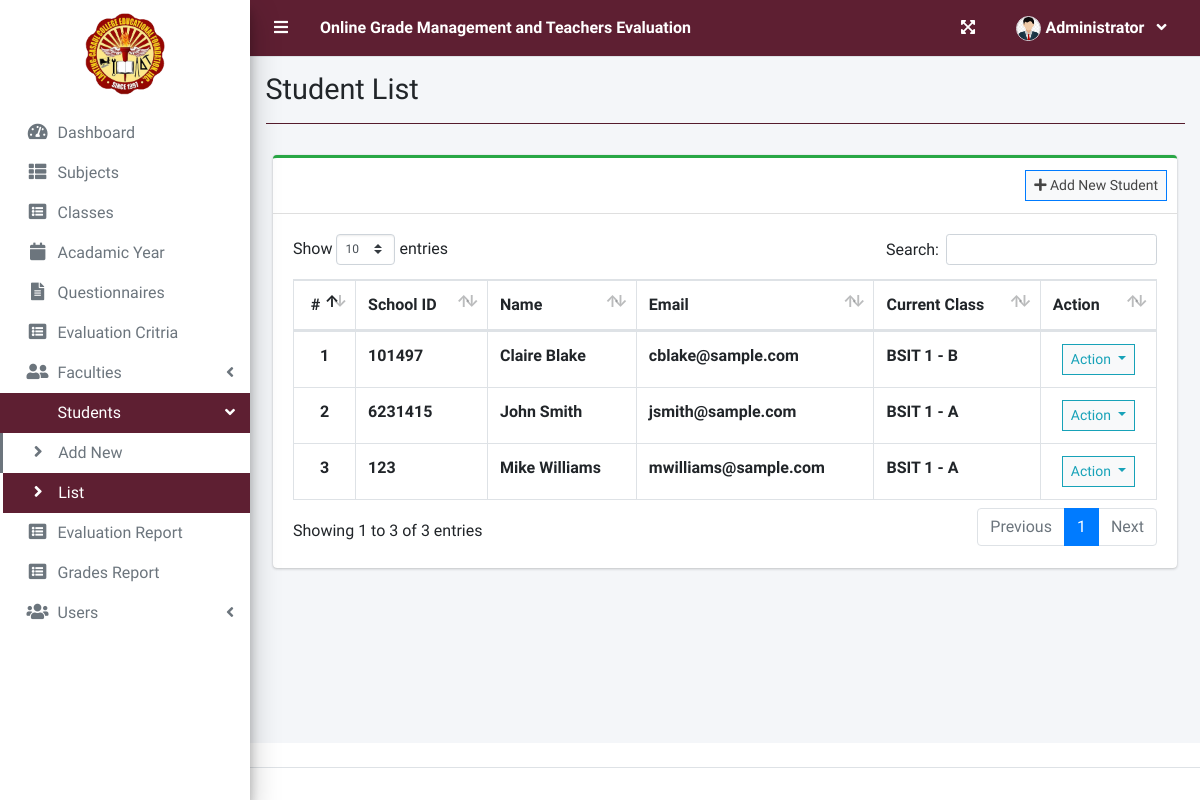
The app's page /index.php?page=student_list (signed in) with its own data.
### tables this page shows
CREATE TABLE `student_list` (
  `id` int(30) NOT NULL,
  `school_id` varchar(100) NOT NULL,
  `firstname` varchar(200) NOT NULL,
  `lastname` varchar(200) NOT NULL,
  `email` varchar(200) NOT NULL,
  `password` text NOT NULL,
  `class_id` int(30) NOT NULL,
  `avatar` text NOT NULL DEFAULT 'no-image-available.png',
  `date_created` datetime NOT NULL DEFAULT current_timestamp()
);

### admin/student_list.php (the view, shortened to what this page needs)
<?php include'db_connect.php' ?>
<div class="col-lg-12">
	<div class="card card-outline card-success">
		<div class="card-header">
			<div class="card-tools">
				<a class="btn btn-block btn-sm btn-default btn-flat border-primary" href="./index.php?page=new_student"><i class="fa fa-plus"></i> Add New Student</a>
			</div>
		</div>
		<div class="card-body">
			<table class="table tabe-hover table-bordered" id="list">
				<thead>
					<tr>
						<th class="text-center">#</th>
						<th>School ID</th>
						<th>Name</th>
						<th>Email</th>
						<th>Current Class</th>
						<th>Action</th>
					</tr>
				</thead>
				<tbody>
					<?php
					$i = 1;
					$class= array();
					$classes = $conn->query("SELECT id,concat(curriculum,' ',level,' - ',section) as `class` FROM class_list");
					while($row=$classes->fetch_assoc()){
						$class[$row['id']] = $row['class'];
					}
					$qry = $conn->query("SELECT *,concat(firstname,' ',lastname) as name FROM student_list order by concat(firstname,' ',lastname) asc");
					while($row= $qry->fetch_assoc()):
					?>
					<tr>
						<th class="text-center"><?php echo $i++ ?></th>
						<td><b><?php echo $row['school_id'] ?></b></td>
						<td><b><?php echo ucwords($row['name']) ?></b></td>
						<td><b><?php echo $row['email'] ?></b></td>
						<td><b><?php echo isset($class[$row['class_id']]) ? $class[$row['class_id']] : "N/A" ?></b></td>
						<td class="text-center">
							<button type="button" class="btn btn-default btn-sm btn-flat border-info wave-effect text-info dropdown-toggle" data-toggle="dropdown" aria-expanded="true">
		                      Action
		                    </button>
						</td>
					</tr>
				<?php endwhile; ?>
				</tbody>
			</table>
		</div>
	</div>
</div>

### index.php (shortened to what this page needs)
<!DOCTYPE html>
<html lang="en">
<?php
	include 'header.php'
?>
<body class="hold-transition sidebar-mini layout-fixed layout-navbar-fixed layout-footer-fixed">
<div class="wrapper">
  <?php include 'topbar.php' ?>
  <?php include $_SESSION['login_view_folder'].'sidebar.php' ?>
  <div class="content-wrapper">
    <div class="content-header">
      <div class="container-fluid">
        <div class="row mb-2">
          <div class="col-sm-6">
            <h1 class="m-0"><?php echo $title ?></h1>
          </div>
        </div>
            <hr style="border-color: #551C2D;">
      </div>
    </div>
    <section class="content">
      <div class="container-fluid">
         <?php
            $page = isset($_GET['page']) ? $_GET['page'] : 'home';
            if(!file_exists($_SESSION['login_view_folder'].$page.".php")){
                include '404.html';
            }else{
            include $_SESSION['login_view_folder'].$page.'.php';
            }
          ?>
      </div>
    </section>
  </div>
  <footer class="main-footer">
  </footer>
</div>
</body>
</html>

### header.php (shortened to what this page needs)
<head>
  <?php
  $title = isset($_GET['page']) ? ucwords(str_replace("_", ' ', $_GET['page'])) : "Home";
  ?>
  <link rel="stylesheet" href="assets/plugins/fontawesome-free/css/all.min.css">
  <link rel="stylesheet" href="https://code.ionicframework.com/ionicons/2.0.1/css/ionicons.min.css">
  <link rel="stylesheet" href="assets/plugins/overlayScrollbars/css/OverlayScrollbars.min.css">
  <link rel="stylesheet" href="assets/plugins/datatables-bs4/css/dataTables.bootstrap4.min.css">
  <link rel="stylesheet" href="assets/plugins/datatables-responsive/css/responsive.bootstrap4.min.css">
  <link rel="stylesheet" href="assets/plugins/datatables-buttons/css/buttons.bootstrap4.min.css">
  <link rel="stylesheet" href="assets/plugins/select2/css/select2.min.css">
  <link rel="stylesheet" href="assets/plugins/select2-bootstrap4-theme/select2-bootstrap4.min.css">
  <link rel="stylesheet" href="assets/plugins/sweetalert2-theme-bootstrap-4/bootstrap-4.min.css">
  <link rel="stylesheet" href="assets/plugins/jquery-ui/jquery-ui.min.css">
  <link rel="stylesheet" href="assets/plugins/toastr/toastr.min.css">
  <link rel="stylesheet" href="assets/plugins/dropzone/min/dropzone.min.css">
  <link rel="stylesheet" href="assets/dist/css/jquery.datetimepicker.min.css">
  <link rel="stylesheet" href="assets/plugins/icheck-bootstrap/icheck-bootstrap.min.css">
  <link rel="stylesheet" href="assets/plugins/bootstrap4-toggle/css/bootstrap4-toggle.min.css">
  <link rel="stylesheet" href="assets/dist/css/adminlte.min.css">
  <link rel="stylesheet" href="assets/dist/css/styles.css">
  <link rel="stylesheet" href="assets/plugins/summernote/summernote-bs4.min.css">
</head>

### topbar.php (shortened to what this page needs)
<nav class="main-header navbar navbar-expand" style="background-color: #5E1F32;">
  <ul class="navbar-nav">
    <?php if(isset($_SESSION['login_id'])): ?>
    <li class="nav-item">
      <a class="nav-link" data-widget="pushmenu" href="" role="button"><i class="fas fa-bars"></i></a>
    </li>
  <?php endif; ?>
    <li>
      <a class="nav-link text-white"  href="./" role="button"> <large><b>Online Grade Management and Teachers Evaluation</b></large></a>
    </li>
  </ul>
  <ul class="navbar-nav ml-auto">
    <li class="nav-item">
      <a class="nav-link" data-widget="fullscreen" href="#" role="button">
        <i class="fas fa-expand-arrows-alt"></i>
      </a>
    </li>
   <li class="nav-item dropdown">
          <a class="nav-link"  data-toggle="dropdown" aria-expanded="true" href="javascript:void(0)">
            <span>
              <div class="d-felx badge-pill">
                <span class=""><img src="assets/uploads/<?php echo $_SESSION['login_avatar'] ?>" alt="" class="user-img border "></span>
                <span><b><?php echo ucwords($_SESSION['login_firstname']) ?></b></span>
                <span class="fa fa-angle-down ml-2"></span>
              </div>
            </span>
          </a>
    </li>
  </ul>
</nav>

### admin/sidebar.php (shortened to what this page needs)
<aside class="main-sidebar  elevation-4" style="background-color: white;">
  <div class="dropdown">
 	<a href="./" class="brand-link h-auto">
      <div class="text-center p-0 m-0">
        <img src="img/1000001215 (2).webp" alt="" width="80">
      </div>
  </a>
  </div>
  <div class="sidebar">
    <nav class="" style="margin-top: 60px">
      <ul class="nav nav-pills nav-sidebar flex-column nav-flat" data-widget="treeview" role="menu" data-accordion="false">
       <li class="nav-item dropdown">
          <a href="./" class="nav-link nav-home">
            <i class="nav-icon fas fa-tachometer-alt"></i>
            <p>
              Dashboard
            </p>
          </a>
        </li>
        <li class="nav-item dropdown">
          <a href="./index.php?page=subject_list" class="nav-link nav-subject_list">
            <i class="nav-icon fas fa-th-list"></i>
            <p>
              Subjects
            </p>
          </a>
        </li>
        <li class="nav-item dropdown">
          <a href="./index.php?page=class_list" class="nav-link nav-class_list">
            <i class="nav-icon fas fa-list-alt"></i>
            <p>
              Classes
            </p>
          </a>
        </li>
        <li class="nav-item dropdown">
          <a href="./index.php?page=academic_list" class="nav-link nav-academic_list">
            <i class="nav-icon fas fa-calendar"></i>
            <p>
              Acadamic Year
            </p>
          </a>
        </li>
        <li class="nav-item dropdown">
          <a href="./index.php?page=questionnaire" class="nav-link nav-questionnaire">
            <i class="nav-icon fas fa-file-alt"></i>
            <p>
              Questionnaires
            </p>
          </a>
        </li>
        <li class="nav-item dropdown">
          <a href="./index.php?page=criteria_list" class="nav-link nav-criteria_list">
            <i class="nav-icon fas fa-list-alt"></i>
            <p>
              Evaluation Critria
            </p>
          </a>
        </li>
        <li class="nav-item">
          <a href="#" class="nav-link nav-edit_faculty">
            <i class="nav-icon fas fa-user-friends"></i>
            <p>
              Faculties
              <i class="right fas fa-angle-left"></i>
            </p>
          </a>
        </li>
        <li class="nav-item">
          <a href="#" class="nav-link nav-edit_student">
            <p>
               Students
              <i class="right fas fa-angle-left"></i>
            </p>
          </a>
          <ul class="nav nav-treeview">
            <li class="nav-item">
              <a href="./index.php?page=new_student" class="nav-link nav-new_student tree-item">
                <i class="fas fa-angle-right nav-icon"></i>
                <p>Add New</p>
              </a>
            </li>
            <li class="nav-item">
              <a href="./index.php?page=student_list" class="nav-link nav-student_list tree-item">
                <i class="fas fa-angle-right nav-icon"></i>
                <p>List</p>
              </a>
            </li>
          </ul>
        </li>
        <li class="nav-item dropdown">
          <a href="./index.php?page=report" class="nav-link nav-report">
            <i class="nav-icon fas fa-list-alt"></i>
            <p>
              Evaluation Report
            </p>
          </a>
        </li>
        <li class="nav-item dropdown">
          <a href="./index.php?page=grade" class="nav-link nav-grade">
            <i class="nav-icon fas fa-list-alt"></i>
            <p>
             Grades Report
            </p>
          </a>
        <li class="nav-item">
          <a href="#" class="nav-link nav-edit_user">
            <i class="nav-icon fas fa-users"></i>
            <p>
              Users
              <i class="right fas fa-angle-left"></i>
            </p>
          </a>
        </li>
      </ul>
    </nav>
  </div>
</aside>

### topbar.php (style rules this page uses)
.user-img { border-radius: 50%; height: 25px; width: 25px; object-fit: cover; }
.main-header .nav-link { color: white !important }

### admin/sidebar.php (style rules this page uses)
.active { background-color: #5E1F32 !important; }

### records on screen
student_list: school "101497", name "Claire Blake", email "cblake@sample.com", class "BSIT 1 - B"
student_list: school "6231415", name "John Smith", email "jsmith@sample.com", class "BSIT 1 - A"
student_list: school "123", name "Mike Williams", email "mwilliams@sample.com", class "BSIT 1 - A"

### other values on screen
$_SESSION['login_firstname'] "Administrator"
$title "Student List"
